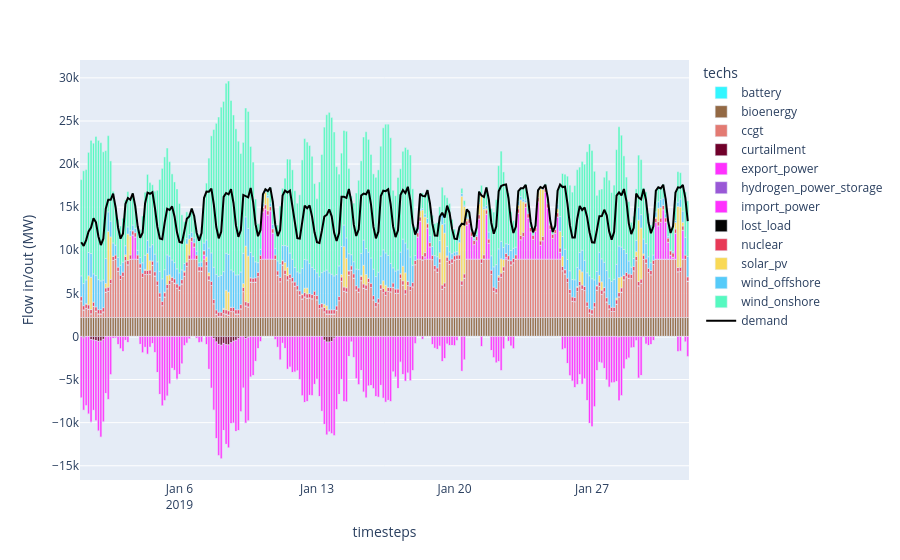

Here is the notebook cell this chart was saved with:
### Code cell
plot_dispatch('results/cost-optimal-design_nuts2.nc', exclude_transmission=True, colors=colours)

### Figure 1 — Plotly figure (JSON) as saved in the notebook; plotly's stock layout.template omitted (floating-point values rounded to 4 significant figures; data arrays with more than 128 entries replaced by an {"elided": "..."} marker saying what was removed)
{"data": [{"hovertemplate": "techs=battery<br>timesteps=%{x}<br>Flow in/out (MW)=%{y}<extra></extra>", "legendgroup": "battery", "marker": {"color": "#33F6FF", "pattern": {"shape": ""}}, "name": "battery", "orientation": "v", "showlegend": true, "textposition": "auto", "type": "bar", "x": {"elided": "248 str values"}, "xaxis": "x", "y": {"elided": "248 float values"}, "yaxis": "y"}, {"hovertemplate": "techs=bioenergy<br>timesteps=%{x}<br>Flow in/out (MW)=%{y}<extra></extra>", "legendgroup": "bioenergy", "marker": {"color": "#936944", "pattern": {"shape": ""}}, "name": "bioenergy", "orientation": "v", "showlegend": true, "textposition": "auto", "type": "bar", "x": {"elided": "248 str values"}, "xaxis": "x", "y": {"elided": "248 float values"}, "yaxis": "y"}, {"hovertemplate": "techs=ccgt<br>timesteps=%{x}<br>Flow in/out (MW)=%{y}<extra></extra>", "legendgroup": "ccgt", "marker": {"color": "#E37A72", "pattern": {"shape": ""}}, "name": "ccgt", "orientation": "v", "showlegend": true, "textposition": "auto", "type": "bar", "x": {"elided": "248 str values"}, "xaxis": "x", "y": {"elided": "248 float values"}, "yaxis": "y"}, {"hovertemplate": "techs=curtailment<br>timesteps=%{x}<br>Flow in/out (MW)=%{y}<extra></extra>", "legendgroup": "curtailment", "marker": {"color": "#70002a", "pattern": {"shape": ""}}, "name": "curtailment", "orientation": "v", "showlegend": true, "textposition": "auto", "type": "bar", "x": {"elided": "248 str values"}, "xaxis": "x", "y": {"elided": "248 float values"}, "yaxis": "y"}, {"hovertemplate": "techs=export_power<br>timesteps=%{x}<br>Flow in/out (MW)=%{y}<extra></extra>", "legendgroup": "export_power", "marker": {"color": "#ff31fe", "pattern": {"shape": ""}}, "name": "export_power", "orientation": "v", "showlegend": true, "textposition": "auto", "type": "bar", "x": {"elided": "248 str values"}, "xaxis": "x", "y": {"elided": "248 float values"}, "yaxis": "y"}, {"hovertemplate": "techs=hydrogen_power_storage<br>timesteps=%{x}<br>Flow in/out (MW)=%{y}<extra></extra>", "legendgroup": "hydrogen_power_storage", "marker": {"color": "#9958D6", "pattern": {"shape": ""}}, "name": "hydrogen_power_storage", "orientation": "v", "showlegend": true, "textposition": "auto", "type": "bar", "x": {"elided": "248 str values"}, "xaxis": "x", "y": {"elided": "248 float values"}, "yaxis": "y"}, {"hovertemplate": "techs=import_power<br>timesteps=%{x}<br>Flow in/out (MW)=%{y}<extra></extra>", "legendgroup": "import_power", "marker": {"color": "#ff31fe", "pattern": {"shape": ""}}, "name": "import_power", "orientation": "v", "showlegend": true, "textposition": "auto", "type": "bar", "x": {"elided": "248 str values"}, "xaxis": "x", "y": {"elided": "248 float values"}, "yaxis": "y"}, {"hovertemplate": "techs=lost_load<br>timesteps=%{x}<br>Flow in/out (MW)=%{y}<extra></extra>", "legendgroup": "lost_load", "marker": {"color": "#030303", "pattern": {"shape": ""}}, "name": "lost_load", "orientation": "v", "showlegend": true, "textposition": "auto", "type": "bar", "x": {"elided": "248 str values"}, "xaxis": "x", "y": {"elided": "248 float values"}, "yaxis": "y"}, {"hovertemplate": "techs=nuclear<br>timesteps=%{x}<br>Flow in/out (MW)=%{y}<extra></extra>", "legendgroup": "nuclear", "marker": {"color": "#e83a57", "pattern": {"shape": ""}}, "name": "nuclear", "orientation": "v", "showlegend": true, "textposition": "auto", "type": "bar", "x": {"elided": "248 str values"}, "xaxis": "x", "y": {"elided": "248 float values"}, "yaxis": "y"}, {"hovertemplate": "techs=solar_pv<br>timesteps=%{x}<br>Flow in/out (MW)=%{y}<extra></extra>", "legendgroup": "solar_pv", "marker": {"color": "#F9D956", "pattern": {"shape": ""}}, "name": "solar_pv", "orientation": "v", "showlegend": true, "textposition": "auto", "type": "bar", "x": ["2019-01-01T06:00:00.000000000", "2019-01-01T09:00:00.000000000", "2019-01-01T12:00:00.000000000", "2019-01-01T15:00:00.000000000", "2019-01-02T06:00:00.000000000", "2019-01-02T09:00:00.000000000", "2019-01-02T12:00:00.000000000", "2019-01-02T15:00:00.000000000", "2019-01-03T06:00:00.000000000", "2019-01-03T09:00:00.000000000", "2019-01-03T12:00:00.000000000", "2019-01-03T15:00:00.000000000", "2019-01-04T06:00:00.000000000", "2019-01-04T09:00:00.000000000", "2019-01-04T12:00:00.000000000", "2019-01-04T15:00:00.000000000", "2019-01-05T06:00:00.000000000", "2019-01-05T09:00:00.000000000", "2019-01-05T12:00:00.000000000", "2019-01-05T15:00:00.000000000", "2019-01-06T06:00:00.000000000", "2019-01-06T09:00:00.000000000", "2019-01-06T12:00:00.000000000", "2019-01-06T15:00:00.000000000", "2019-01-07T06:00:00.000000000", "2019-01-07T09:00:00.000000000", "2019-01-07T12:00:00.000000000", "2019-01-08T06:00:00.000000000", "2019-01-08T09:00:00.000000000", "2019-01-08T12:00:00.000000000", "2019-01-08T15:00:00.000000000", "2019-01-09T06:00:00.000000000", "2019-01-09T09:00:00.000000000", "2019-01-09T12:00:00.000000000", "2019-01-09T15:00:00.000000000", "2019-01-10T06:00:00.000000000", "2019-01-10T09:00:00.000000000", "2019-01-10T12:00:00.000000000", "2019-01-10T15:00:00.000000000", "2019-01-11T06:00:00.000000000", "2019-01-11T09:00:00.000000000", "2019-01-11T12:00:00.000000000", "2019-01-11T15:00:00.000000000", "2019-01-12T06:00:00.000000000", "2019-01-12T09:00:00.000000000", "2019-01-12T12:00:00.000000000", "2019-01-12T15:00:00.000000000", "2019-01-13T06:00:00.000000000", "2019-01-13T09:00:00.000000000", "2019-01-13T12:00:00.000000000", "2019-01-13T15:00:00.000000000", "2019-01-14T06:00:00.000000000", "2019-01-14T09:00:00.000000000", "2019-01-14T12:00:00.000000000", "2019-01-14T15:00:00.000000000", "2019-01-15T06:00:00.000000000", "2019-01-15T09:00:00.000000000", "2019-01-15T12:00:00.000000000", "2019-01-15T15:00:00.000000000", "2019-01-16T06:00:00.000000000", "2019-01-16T09:00:00.000000000", "2019-01-16T12:00:00.000000000", "2019-01-16T15:00:00.000000000", "2019-01-17T06:00:00.000000000", "2019-01-17T09:00:00.000000000", "2019-01-17T12:00:00.000000000", "2019-01-17T15:00:00.000000000", "2019-01-18T06:00:00.000000000", "2019-01-18T09:00:00.000000000", "2019-01-18T12:00:00.000000000", "2019-01-18T15:00:00.000000000", "2019-01-19T06:00:00.000000000", "2019-01-19T09:00:00.000000000", "2019-01-19T12:00:00.000000000", "2019-01-19T15:00:00.000000000", "2019-01-20T06:00:00.000000000", "2019-01-20T09:00:00.000000000", "2019-01-20T12:00:00.000000000", "2019-01-20T15:00:00.000000000", "2019-01-21T06:00:00.000000000", "2019-01-21T09:00:00.000000000", "2019-01-21T12:00:00.000000000", "2019-01-21T15:00:00.000000000", "2019-01-22T06:00:00.000000000", "2019-01-22T09:00:00.000000000", "2019-01-22T12:00:00.000000000", "2019-01-22T15:00:00.000000000", "2019-01-23T06:00:00.000000000", "2019-01-23T09:00:00.000000000", "2019-01-23T12:00:00.000000000", "2019-01-23T15:00:00.000000000", "2019-01-24T06:00:00.000000000", "2019-01-24T09:00:00.000000000", "2019-01-24T12:00:00.000000000", "2019-01-24T15:00:00.000000000", "2019-01-25T06:00:00.000000000", "2019-01-25T09:00:00.000000000", "2019-01-25T12:00:00.000000000", "2019-01-25T15:00:00.000000000", "2019-01-26T06:00:00.000000000", "2019-01-26T09:00:00.000000000", "2019-01-26T12:00:00.000000000", "2019-01-26T15:00:00.000000000", "2019-01-27T06:00:00.000000000", "2019-01-27T09:00:00.000000000", "2019-01-27T12:00:00.000000000", "2019-01-27T15:00:00.000000000", "2019-01-28T06:00:00.000000000", "2019-01-28T09:00:00.000000000", "2019-01-28T12:00:00.000000000", "2019-01-28T15:00:00.000000000", "2019-01-29T06:00:00.000000000", "2019-01-29T09:00:00.000000000", "2019-01-29T12:00:00.000000000", "2019-01-29T15:00:00.000000000", "2019-01-30T06:00:00.000000000", "2019-01-30T09:00:00.000000000", "2019-01-30T12:00:00.000000000", "2019-01-30T15:00:00.000000000", "2019-01-31T06:00:00.000000000", "2019-01-31T09:00:00.000000000", "2019-01-31T12:00:00.000000000", "2019-01-31T15:00:00.000000000"], "xaxis": "x", "y": [64.49, 3373.0, 3733.0, 8.253, 519.2, 6457.0, 4923.0, 11.78, 193.5, 3077.0, 2190.0, 3.199, 109.4, 1964.0, 1066.0, 0.5731, 76.86, 1025.0, 627.2, 0.5731, 126.3, 2103.0, 1857.0, 3.494, 25.74, 549.1, 377.3, 123.8, 2261.0, 2164.0, 5.055, 438.2, 6459.0, 5415.0, 24.9, 93.67, 1455.0, 1516.0, 5.898, 43.33, 890.8, 969.5, 0.5731, 82.29, 518.0, 676.0, 4.618, 7.541, 389.3, 467.9, 0.5731, 290.8, 4681.0, 3421.0, 32.88, 111.2, 2172.0, 1222.0, 4.067, 37.32, 892.5, 682.4, 0.4342, 69.38, 1690.0, 1957.0, 12.4, 723.4, 5296.0, 4135.0, 59.89, 700.2, 7031.0, 5794.0, 147.8, 1439.0, 9834.0, 7831.0, 274.6, 1256.0, 7519.0, 5300.0, 143.8, 194.7, 1663.0, 848.4, 1.146, 415.7, 4127.0, 3536.0, 78.2, 661.0, 6072.0, 5453.0, 148.8, 444.6, 1929.0, 1187.0, 3.884, 94.92, 1354.0, 1529.0, 20.94, 80.6, 784.4, 968.7, 26.86, 216.0, 1746.0, 1284.0, 55.08, 555.6, 7125.0, 5934.0, 159.6, 139.2, 1561.0, 1217.0, 25.16, 752.9, 7088.0, 6977.0, 422.1], "yaxis": "y"}, {"hovertemplate": "techs=wind_offshore<br>timesteps=%{x}<br>Flow in/out (MW)=%{y}<extra></extra>", "legendgroup": "wind_offshore", "marker": {"color": "#56CBF9", "pattern": {"shape": ""}}, "name": "wind_offshore", "orientation": "v", "showlegend": true, "textposition": "auto", "type": "bar", "x": {"elided": "248 str values"}, "xaxis": "x", "y": {"elided": "248 float values"}, "yaxis": "y"}, {"hovertemplate": "techs=wind_onshore<br>timesteps=%{x}<br>Flow in/out (MW)=%{y}<extra></extra>", "legendgroup": "wind_onshore", "marker": {"color": "#56F9C0", "pattern": {"shape": ""}}, "name": "wind_onshore", "orientation": "v", "showlegend": true, "textposition": "auto", "type": "bar", "x": {"elided": "248 str values"}, "xaxis": "x", "y": {"elided": "248 float values"}, "yaxis": "y"}, {"marker": {"color": "black"}, "name": "demand", "type": "scatter", "x": {"elided": "248 str values"}, "y": {"elided": "248 float values"}}], "layout": {"barmode": "relative", "legend": {"title": {"text": "techs"}, "tracegroupgap": 0}, "margin": {"t": 60}, "xaxis": {"anchor": "y", "domain": [0, 1], "title": {"text": "timesteps"}}, "yaxis": {"anchor": "x", "domain": [0, 1], "title": {"text": "Flow in/out (MW)"}}}}
